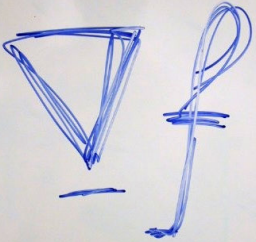
#> input picture images/input/4/source.png, 256 x 242 px
$ python main.py
#> lines starting #> are read from the running program, lines starting #| are printed output that depends on the picture; after the words box and inside, x2 and y2 are one past the last pixel; in counts of white or black regions, pixels touching at a corner belong together
### poisson.py
import numpy as np
from scipy.sparse import linalg
from scipy.sparse import lil_matrix


# https://en.wikipedia.org/wiki/Discrete_Poisson_equation
# src, tgt, msk should be the same shape


def mask_indices(mask):
    #  return a list containing the ROI points
    nonzero = np.nonzero(mask)
    return list(zip(nonzero[0], nonzero[1]))


def get_surrounding(index):
    i, j = index
    return [(i + 1, j), (i - 1, j), (i, j + 1), (i, j - 1)]


def poisson_sparse_matrix(points):
    # According to Discrete_Poisson_equation, return A matrix
    N = len(points)
    A = lil_matrix((N, N))
    for i, index in enumerate(points):
        A[i, i] = 4
        for x in get_surrounding(index):
            if x not in points:
                continue
            j = points.index(x)
            A[i, j] = -1
    return A


def laplacian(source, index):
    # compute the divergence of the given points
    i, j = index
    val = (4 * source[i, j]) - (1 * source[i + 1, j]) - (1 * source[i - 1, j]) - (1 * source[i, j + 1]) - (
                1 * source[i, j - 1])
    return val


def gradient(source, index):
    # compute the gradient of the given points
    i, j = index
    val = (1 * source[i + 1, j]) - (1 * source[i - 1, j]) + (1 * source[i, j + 1]) - (
                1 * source[i, j - 1])
    return val


def on_edge(index, mask):
    # a point is inside the mask and its neighbor is outside the mask
    if not in_omega(index, mask):
        return False
    for pt in get_surrounding(index):
        if not in_omega(pt, mask):
            return True
    return False


def in_omega(index, mask):
    return mask[index] == 1


def process(source, target, mask, flag=0):
    """
    process one channel of the image
    :param flag: SeamlessClone, MixingGradients
    :param source:(N, M) source image
    :param target:(N, M) target image
    :param mask:(N, M) mask where the ROI value = 1 else = 0
    :return:one channel of the processed image
    """
    indices = mask_indices(mask)
    N = len(indices)
    A = poisson_sparse_matrix(indices)
    b = np.zeros(N)
    for i, index in enumerate(indices):

        if flag == 0:
            # SeamlessClone
            mixer = source
        else:
            # MixingGradients
            if gradient(source, index) > gradient(target, index):
                mixer = source
            else:
                mixer = target

        b[i] = laplacian(mixer, index)
        if on_edge(index, mask):
            for pt in get_surrounding(index):
                if not in_omega(pt, mask):
                    b[i] += target[pt]
    x = linalg.cg(A, b)  # shape(array, 0)
    target_new = np.copy(target).astype(int)
    for i, index in enumerate(indices):
        target_new[index] = x[0][i]
    return target_new


def naive_clone(source, target, mask):
    return target * (1.0 - mask) + source * mask

### main.py
import cv2
import numpy as np
import poisson

src_path = './images/input/4/source.png'
msk_path = './images/input/4/mask.png'
tgt_path = './images/input/4/target.png'
out_path = './images/output/4/result_MixingGradient1.png'

src = cv2.imread(src_path, cv2.IMREAD_COLOR)
#> src is the input picture: shape (242, 256, 3); mean B, G, R 218.1, 208, 208.3
msk = cv2.imread(msk_path, cv2.IMREAD_GRAYSCALE)
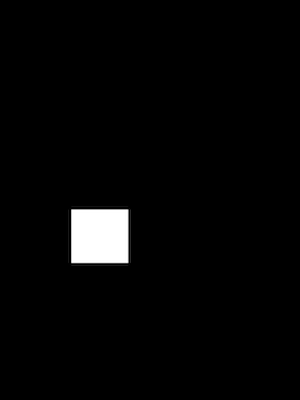
#> input picture images/input/1/mask.png, 300 x 400 px, found by its file name
#> msk is the input picture: shape (400, 300); min 0, max 255, mean 6.6
tgt = cv2.imread(tgt_path, cv2.IMREAD_COLOR)
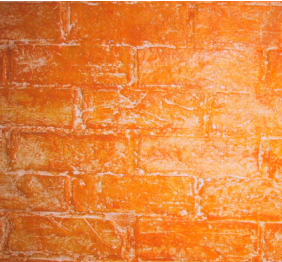
#> input picture images/input/4/target.png, 282 x 262 px
#> tgt is the input picture: shape (262, 282, 3); mean B, G, R 63.1, 135.4, 230

if src.shape != tgt.shape:
    # when src.shape!=tgt.shape, use h and w to locate the center of ROI
    h = 131
    w = 141
    trans = np.float32([[1, 0, int(w - src.shape[1] / 2)], [0, 1, int(h - src.shape[0] / 2)]])
#> trans = [[1, 0, 13], [0, 1, 10]]
    src = cv2.warpAffine(src, trans, (tgt.shape[1], tgt.shape[0]))
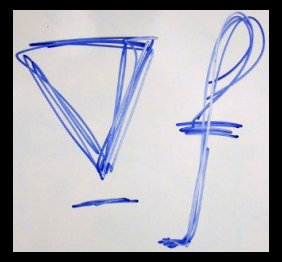
#> src: shape (262, 282, 3); mean B, G, R 182.9, 174.4, 174.7
    msk = cv2.warpAffine(msk, trans, (tgt.shape[1], tgt.shape[0]))
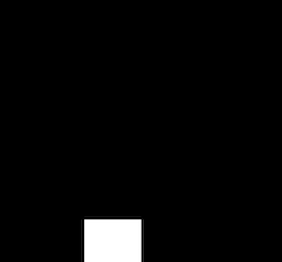
#> msk: shape (262, 282); min 0, max 255, mean 8.5


if __name__ == '__main__':
    msk = msk.astype(np.float64) / 255
    msk[msk != 1] = 0
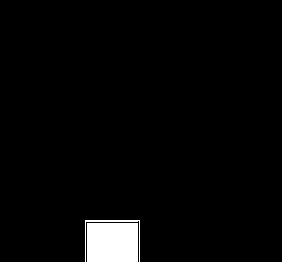
#> msk: shape (262, 282) float64; values 0 (black) and 1 (white), 2.9% white; 2 white regions, box (x1, y1, x2, y2) and area: (87, 223, 138, 262) 1989, (85, 220, 140, 262) 189
    result_stack = [poisson.process(src[:, :, i], tgt[:, :, i], msk, flag=1) for i in range(3)]
#> in mask_indices, `nonzero = np.nonzero(mask)`: nonzero = 2178 positions, rows 220 to 261, columns 85 to 139
#> in process, `indices = mask_indices(mask)`: indices = 2178 pairs, first value 220 to 261, second value 85 to 139
#> in process, `N = len(indices)`: N = 2178
#> the loop in poisson_sparse_matrix, `for i, index in enumerate(points):` made 2178 passes
#> the loop in process, `for i, index in enumerate(indices): ` made 2126 passes
#> index on passes 1 to 3: (220, 85), (220, 86), (220, 87)
#> pass 1, in process, `mixer = target`:
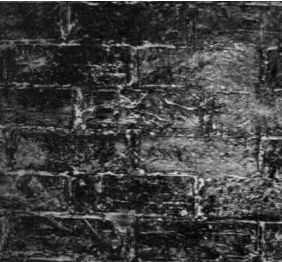
#> mixer: shape (262, 282); min 0, max 255, mean 63.1
#> pass 3, in process, `mixer = source`:
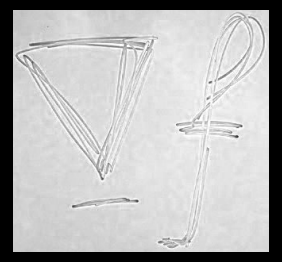
#> mixer: shape (262, 282); min 0, max 255, mean 182.9
#> (the run stopped early here; a loop or call above may not have finished)
